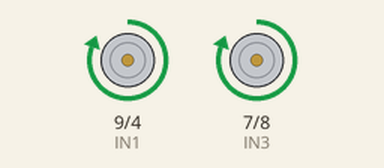
Recording of a sketch running on a simulated Arduino Uno, built with avr-gcc and run on an emulated ATmega328P. On the bench: motor-driver pin pairs drawn as motors (green arrow = first pin HIGH = forward, orange = second pin HIGH = backward, longer = more drive, scaled by the enable pin).

Above: at 1.0 s.
At 2.5 s:
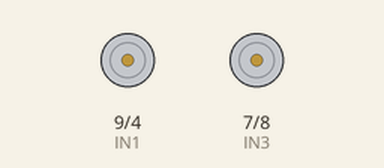
At 4.0 s:
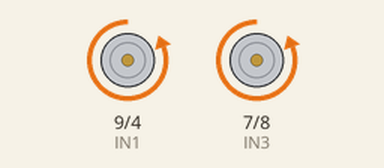
Timing chart, 0 to 7.8 s (numbered marks = the images above):
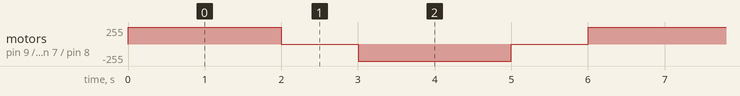

The sketch:

motor_controller.ino
```cpp
// Motor Pins
#define IN1 9
#define IN2 4
#define ENA 5

#define IN3 7
#define IN4 8
#define ENB 6

// Speeds
int speedA = 255;
int speedB = 255;

// Moving method
void moveMotors(int speedA, int speedB)
{
    // Motor A
    if (speedA > 0)
    {
        digitalWrite(IN1, HIGH);
        digitalWrite(IN2, LOW);
    }
    else if (speedA < 0)
    {
        digitalWrite(IN1, LOW);
        digitalWrite(IN2, HIGH);
        speedA = -speedA;
    }
    else
    {
        digitalWrite(IN1, LOW);
        digitalWrite(IN2, LOW);
    }

    // Motor B
    if (speedB > 0)
    {
        digitalWrite(IN3, HIGH);
        digitalWrite(IN4, LOW);
    }
    else if (speedB < 0)
    {
        digitalWrite(IN3, LOW);
        digitalWrite(IN4, HIGH);
        speedB = -speedB;
    }
    else
    {
        digitalWrite(IN3, LOW);
        digitalWrite(IN4, LOW);
    }

    analogWrite(ENA, constrain(speedA, 0, 255));
    analogWrite(ENB, constrain(speedB, 0, 255));
}

// Stopping method
void stopMotors()
{
    analogWrite(ENA, 0);
    analogWrite(ENB, 0);

    digitalWrite(IN1, LOW);
    digitalWrite(IN2, LOW);
    digitalWrite(IN3, LOW);
    digitalWrite(IN4, LOW);
}

// Setup
void setup()
{
    pinMode(ENA, OUTPUT);
    pinMode(IN1, OUTPUT);
    pinMode(IN2, OUTPUT);

    pinMode(ENB, OUTPUT);
    pinMode(IN3, OUTPUT);
    pinMode(IN4, OUTPUT);
}

// Main method
void loop()
{
    // Forward
    moveMotors(speedA, speedB);
    delay(2000);

    // Brake
    stopMotors();
    delay(1000);

    // Backward
    moveMotors(-speedA, -speedB);
    delay(2000);

    // Brake
    stopMotors();
    delay(1000);
}
```

Measured:
- by itself, motor on pin 9 (IN1) / pin 4 (IN2), motor on pin 7 (IN3) / pin 8 (IN4): repeats every 6.0 s: stopped 1.0 s, backward 255/255 2.0 s, stopped 1.0 s, forward 255/255 2.0 s
